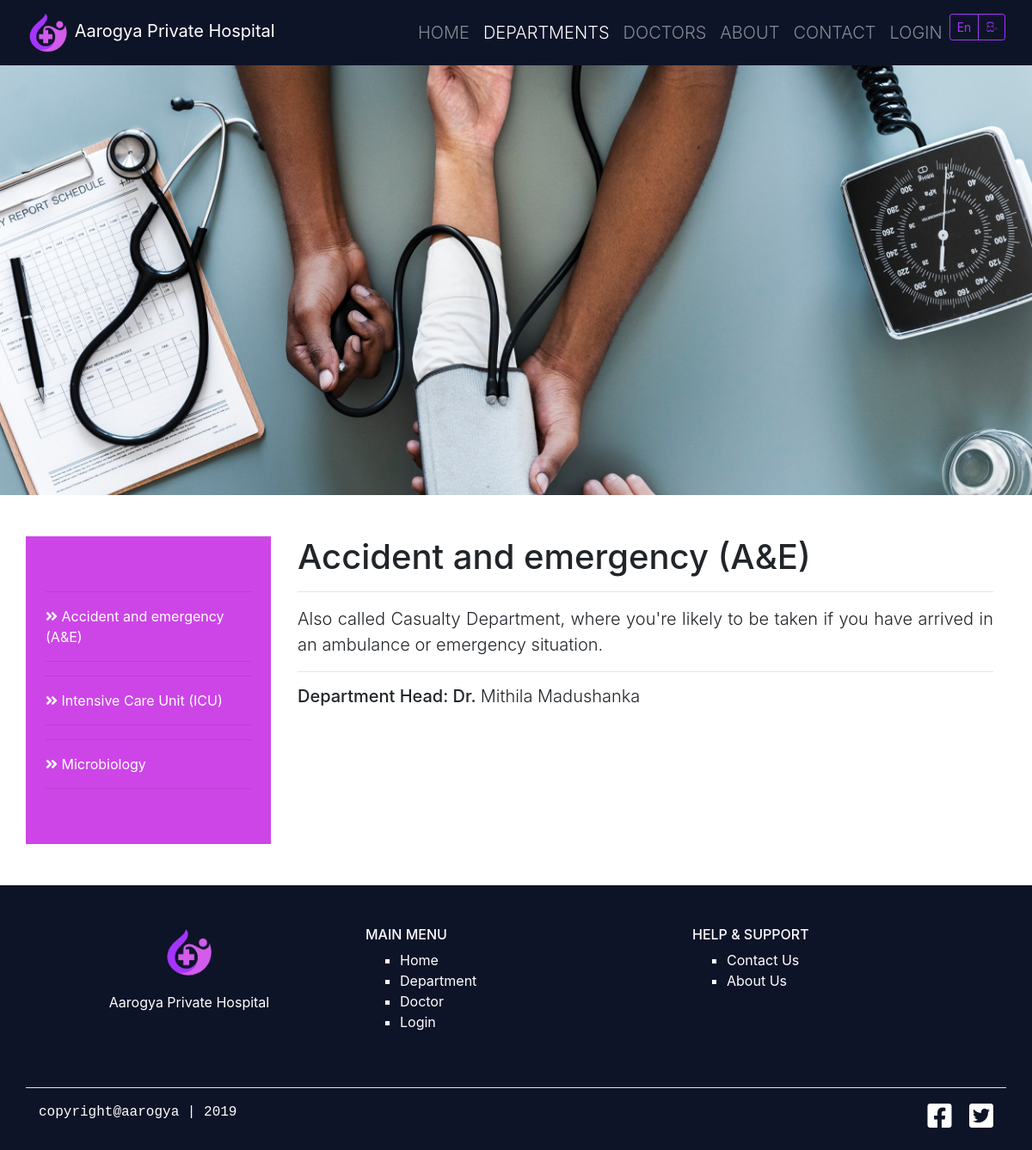
The page /html/website/department_en.php?id=D01 on the database its author committed.
### tables this page shows
CREATE TABLE IF NOT EXISTS `department` (
  `id` char(3) NOT NULL,
  `name` varchar(50) NOT NULL,
  `description` text NOT NULL,
  `department_head` char(6) NOT NULL,
  `is_deleted` int(11) NOT NULL,
  PRIMARY KEY (`id`)
);

CREATE TABLE IF NOT EXISTS `doctor` (
  `id` char(6) NOT NULL,
  `firstName` varchar(20) NOT NULL,
  `lastName` varchar(20) NOT NULL,
  `email` varchar(100) NOT NULL,
  `mobile` char(10) NOT NULL,
  `department` char(3) NOT NULL,
  `is_deleted` int(11) NOT NULL,
  PRIMARY KEY (`id`)
);

### html/website/department_en.php (the view, shortened to what this page needs)
<?php
    require_once('../../connection/connection.php');
?>
<!DOCTYPE html>
<html lang="en">
    <head>
        <link rel="stylesheet" href="../../css/bootstrap.min.css">
        <link href="https://cdnjs.cloudflare.com/ajax/libs/font-awesome/5.10.0-11/css/all.css" rel="stylesheet">
        <link href="../../css/index.css" rel="stylesheet">
    </head>
    <body>
        <nav class="navbar navbar-expand-sm navbar-dark">
            <div class="container-fluid">
                <div class="navbar-header">
                    <a class="navbar-brand" href="../../index_en.php"><img id="logo" src="../../img/logo_only.png">  Aarogya Private Hospital</a>
                </div>
                <ul class="nav navbar-nav navbar-right lead">
                    <li class="nav-item"><a class="nav-link" href="../../index_en.php">HOME</a></li>
                    <li class="nav-item active"><a class="nav-link" href="department_en.php">DEPARTMENTS</a></li>
                    <li class="nav-item"><a class="nav-link" href="doctor_en.php">DOCTORS</a></li>
                    <li class="nav-item"><a class="nav-link" href="about_en.php">ABOUT</a></li>
                    <li class="nav-item"><a class="nav-link" href="contact_en.php">CONTACT</a></li>
                    <li class="nav-item"><a class="nav-link" href="../login.php" target="_blank">LOGIN</a></li>
                    <li>
                        <div class="btn-group btn-group-sm">
                            <button type="button" class="btn btn-outline-primary"  onclick="window.location.href = 'department_en.php';">En</button>
                            <button type="button" class="btn btn-outline-primary"  onclick="window.location.href = 'department_si.php';">සිං</button>
                        </div>
                    </li>
                </ul>
            </div>
        </nav>
        <section class="col-12 departmentImg container-fluid">
        </section>
        <section>
            <div class="container">
                <div class="row">
                    <div class="depList col-lg-3 col-md-3 col-sm-12 col-12 mt-5 mb-5">
                        <div class="py-5 px-2">
                                <?php
                                    $query = "SELECT * FROM `department` ORDER BY `name`";
                                    $result_set = mysqli_query($con,$query);
                                    if (mysqli_num_rows($result_set) >= 1) {
                                        while($deptName = mysqli_fetch_assoc($result_set)){
                                            echo "<p><a href='department_en.php?id={$deptName['id']}'><hr><i class='fas fa-angle-double-right'></i> ".$deptName['name']."<hr></a></p>";
                                        }
                                    } else {
                                        echo "<p><hr><i class='fas fa-angle-double-right'></i> List Empty<hr></p>";
                                    }
                                ?>
                        </div>
                    </div>
                    <div class="deptList col-lg-9 col-md-9 col-sm-12 col-12">
                        <div class="deptDesc py-5 ml-3" name="deptDesc" id="deptDesc">
                            <?php
                                if(isset($_GET['id'])){
                                    $deId = $_GET['id'];
                                    $query = "SELECT d.`id`, d.`name`, d.`description`, a.firstName AS fName, a.lastName AS lName FROM `department` d, `doctor` a WHERE a.id = d.`department_head` AND d.`id` = '{$deId}' LIMIT 1";
                                    $result_set = mysqli_query($con,$query);
                                    $deptDe = mysqli_fetch_assoc($result_set);
                                    echo "<h1 id='depTopic'>".$deptDe['name']."</h1>";
                                    echo "<hr>";
                                    echo "<p class='lead text-justify' id='depDescription'>".$deptDe['description']."</p>";
                                    echo "<hr><h5>Department Head: Dr. <font class='lead' id='depHeadDr'>".$deptDe['fName']." ".$deptDe['lName']."</font></h5>";
                                } else {
                                    echo "<h1 id='depTopic'>Departments</h1>";
                                }
                            ?>
                        </div>
                    </div>
                </div>
            </div>
        </section>
            <section>
                <div class="footer position-relative">
                    <div class="container">
                        <div class="row">
                            <div class="footerLogo col-lg-4 col-md-4 col-sm-12 col-12 py-5">
                                <img src="../../img/logo_only.png">
                                <p class="mt-3">Aarogya Private Hospital</p>
                            </div>
                            <div class="footerLink  col-lg-4 col-md-4 col-sm-12 col-12 py-5">
                                <h6>MAIN MENU</h6>
                                <ul>
                                    <a href="../../index_en.php"><li>Home</li></a>
                                    <a href="department_en.php"><li>Department</li></a>
                                    <a href="doctor_en.php"><li>Doctor</li></a>
                                    <a href="../login.php" target="_blank"><li>Login</li></a>
                                </ul>
                            </div>
                            <div class="footerLink  col-lg-4 col-md-4 col-sm-12 col-12 py-5">
                                <h6>HELP &amp; SUPPORT</h6>
                                <ul>
                                    <a href="contact_en.php"><li>Contact Us</li></a>
                                    <a href="about_en.php"><li>About Us</li></a>
                                </ul>
                            </div>
                        </div>
                        <div class="row border-top">
                            <div class="footerBottom col-lg-6 col-md-6 col-sm-6 col-6 py-3">
                                <p>copyright@aarogya | 2019</p>
                            </div>
                            <div class="sociaMedia col-lg-6 col-md-62 col-sm-6 col-12 py-3 text-right">
                                    <a href="https://www.facebook.com/" target="_blank"><i class="fab fa-facebook-square fa-2x ml-3"></i></a>
                                    <a href="https://twitter.com/login?lang=en" target="_blank"><i class="fab fa-twitter-square fa-2x ml-3"></i></a>
                            </div>
                        </div>
                    </div>
                </div>
            </section>
    </body>
</html>

### css/index.css (style rules this page uses)
#logo { width: 50px; }
.navbar { background: #0d1428; }
.footer { background-color: #0d1428; color: #fff; }
.footerLogo { text-align: center; }
.footerLogo img { width: 60px; }
.footer a { color: white; text-decoration: none; }
.footerBottom { font-family: monospace; }
.footerLink li { list-style-type: square; }
.depList { background-color: #cd45e7; color: #fff; max-height: 500px; overflow: auto; }
.depList a { color: #fff; text-decoration: none; cursor: pointer; }
.departmentImg { position: relative; width: 100%; height: 500px; background: url(../img/department.jpg); background-position: center; background-size: cover; }

### rows shown on the page
department: name "Accident and emergency (A&E)", description "Also called Casualty Department, where you're likely to be taken if you have arrived in an ambulance or emergency situation.", doctor.firstName "Mithila", doctor.lastName "Madushanka"
department: name "Intensive Care Unit (ICU)"
department: name "Microbiology"
